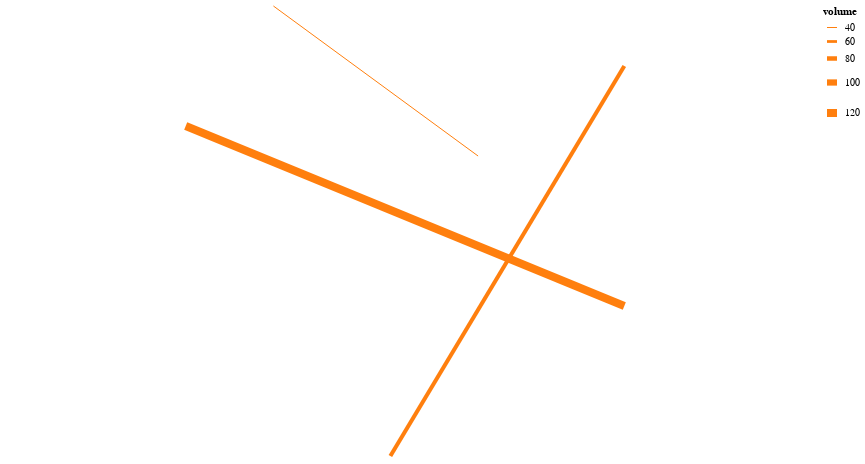

The notebook cell saved with this chart:
### Markdown cell above
### 9) Origin–destination lines (flow map)
When: Visualize flows without a full network stack.

### Code cell
# sample hubs
hubs = pd.DataFrame({
    "src_lat":[12.96,12.95,12.98],
    "src_lon":[77.55,77.65,77.70],
    "dst_lat":[12.90,13.00,12.85],
    "dst_lon":[77.70,77.58,77.62],
    "volume":[120, 40, 75]
})

flows = alt.Chart(hubs).mark_rule().encode(
    longitude="src_lon:Q", latitude="src_lat:Q",
    longitude2="dst_lon:Q", latitude2="dst_lat:Q",
    strokeWidth=alt.StrokeWidth("volume:Q", scale=alt.Scale(range=[1,8])),
    color=alt.value("#ff7f0e"),
    tooltip=["volume"]
).properties(width=800, height=450).project(type="mercator")
flows

### Figure 1 — Vega-Lite specification as saved in the notebook (floating-point values rounded to 4 significant figures)
{"config": {"view": {"continuousWidth": 300, "continuousHeight": 300}}, "data": {"name": "data-4e54796891519210c7e5c295677a231d"}, "mark": {"type": "rule"}, "encoding": {"color": {"value": "#ff7f0e"}, "latitude": {"field": "src_lat", "type": "quantitative"}, "latitude2": {"field": "dst_lat"}, "longitude": {"field": "src_lon", "type": "quantitative"}, "longitude2": {"field": "dst_lon"}, "strokeWidth": {"field": "volume", "scale": {"range": [1, 8]}, "type": "quantitative"}, "tooltip": [{"field": "volume", "type": "quantitative"}]}, "height": 450, "projection": {"type": "mercator"}, "width": 800, "$schema": "https://vega.github.io/schema/vega-lite/v5.20.1.json", "datasets": {"data-4e54796891519210c7e5c295677a231d": [{"src_lat": 12.96, "src_lon": 77.55, "dst_lat": 12.9, "dst_lon": 77.7, "volume": 120}, {"src_lat": 12.95, "src_lon": 77.65, "dst_lat": 13.0, "dst_lon": 77.58, "volume": 40}, {"src_lat": 12.98, "src_lon": 77.7, "dst_lat": 12.85, "dst_lon": 77.62, "volume": 75}]}}
